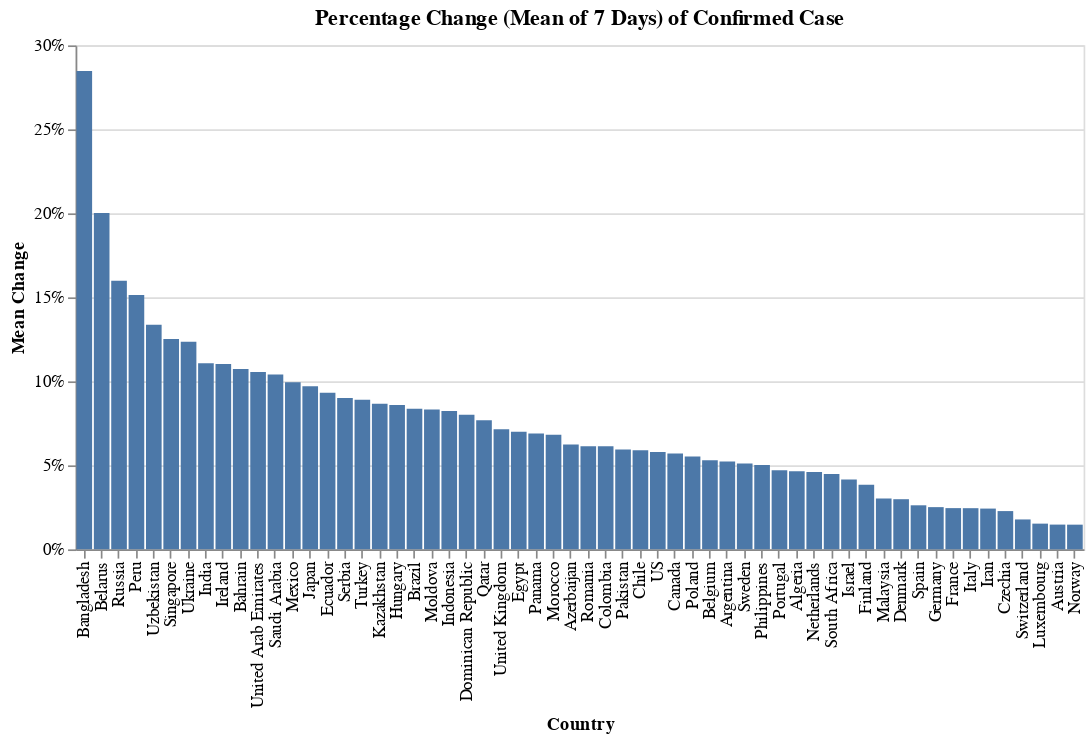

This figure's notebook cell:
### Code cell
#hide_input
def df_summary(_df):
  _summary = _df.groupby(['Date', 'Country']).sum().unstack().xs('Cases', axis=1).tail(2).reset_index(drop=True).transpose()
  _summary['New'] = _summary.diff(axis=1)[1]
  _summary['Change'] = _summary.pct_change(axis=1)[1]
  _df_pct_chg = _df.groupby(['Date', 'Country']).sum().unstack().xs('Cases', axis=1).pct_change().rolling(window=7).mean()[-1:] \
                        .reset_index(drop=True).transpose().sort_values(by=0,ascending=False).rename(columns={0: 'Change_Mean_7D'})
  #df_confirmed_pct_mean_latest = df_confirmed_pct_mean
  _summary = pd.merge(_summary, _df_pct_chg, on = 'Country')
  _summary['Trending'] = _summary['Change'] - _summary['Change_Mean_7D']
  _summary = _summary.drop(columns=0).rename(columns={1: 'Total'}).sort_values(by=['Total', 'New', 'Trending'], ascending=False)
  return _summary

df_summary_confirmed = df_summary(df_confirmed)
df_confirmed_major = df_summary_confirmed[(df_summary_confirmed['New'] > 50) & (df_summary_confirmed['Total'] > 1000)].reset_index()

alt.Chart(df_confirmed_major).mark_bar().encode(
    alt.X('Country:N', sort='-y'),
    alt.Y('Change_Mean_7D:Q', axis=alt.Axis(format='%'), title='Mean Change'),
    tooltip=list(df_confirmed_major)
).properties(
    width=600,
    title='Percentage Change (Mean of 7 Days) of Confirmed Case'
)

### Figure 1 — Vega-Lite specification as saved in the notebook (floating-point values rounded to 4 significant figures)
{"config": {"view": {"continuousWidth": 400, "continuousHeight": 300}}, "data": {"name": "data-ab3d7da057674f5ebaf952f16920ed20"}, "mark": "bar", "encoding": {"tooltip": [{"type": "nominal", "field": "Country"}, {"type": "quantitative", "field": "Total"}, {"type": "quantitative", "field": "New"}, {"type": "quantitative", "field": "Change"}, {"type": "quantitative", "field": "Change_Mean_7D"}, {"type": "quantitative", "field": "Trending"}], "x": {"type": "nominal", "field": "Country", "sort": "-y"}, "y": {"type": "quantitative", "axis": {"format": "%"}, "field": "Change_Mean_7D", "title": "Mean Change"}}, "title": "Percentage Change (Mean of 7 Days) of Confirmed Case", "width": 600, "$schema": "https://vega.github.io/schema/vega-lite/v4.8.1.json", "datasets": {"data-ab3d7da057674f5ebaf952f16920ed20": [{"Country": "US", "Total": 636350, "New": 28680.0, "Change": 0.0472, "Change_Mean_7D": 0.058, "Trending": -0.0108}, {"Country": "Spain", "Total": 177644, "New": 5103.0, "Change": 0.02958, "Change_Mean_7D": 0.02623, "Trending": 0.003347}, {"Country": "Italy", "Total": 165155, "New": 2667.0, "Change": 0.01641, "Change_Mean_7D": 0.02451, "Trending": -0.008094}, {"Country": "Germany", "Total": 134753, "New": 3394.0, "Change": 0.02584, "Change_Mean_7D": 0.02514, "Trending": 0.0007023}, {"Country": "France", "Total": 134582, "New": 3221.0, "Change": 0.02452, "Change_Mean_7D": 0.02455, "Trending": -2.804e-05}, {"Country": "United Kingdom", "Total": 99483, "New": 4638.0, "Change": 0.0489, "Change_Mean_7D": 0.0715, "Trending": -0.0226}, {"Country": "Iran", "Total": 76389, "New": 1512.0, "Change": 0.02019, "Change_Mean_7D": 0.02427, "Trending": -0.004079}, {"Country": "Turkey", "Total": 69392, "New": 4281.0, "Change": 0.06575, "Change_Mean_7D": 0.08908, "Trending": -0.02333}, {"Country": "Belgium", "Total": 33573, "New": 2454.0, "Change": 0.07886, "Change_Mean_7D": 0.0531, "Trending": 0.02576}, {"Country": "Brazil", "Total": 28320, "New": 3058.0, "Change": 0.1211, "Change_Mean_7D": 0.08364, "Trending": 0.03741}, {"Country": "Netherlands", "Total": 28316, "New": 736.0, "Change": 0.02669, "Change_Mean_7D": 0.04598, "Trending": -0.0193}, {"Country": "Canada", "Total": 28208, "New": 1174.0, "Change": 0.04343, "Change_Mean_7D": 0.05703, "Trending": -0.0136}, {"Country": "Switzerland", "Total": 26336, "New": 400.0, "Change": 0.01542, "Change_Mean_7D": 0.01781, "Trending": -0.002383}, {"Country": "Russia", "Total": 24490, "New": 3388.0, "Change": 0.1606, "Change_Mean_7D": 0.1599, "Trending": 0.0006313}, {"Country": "Portugal", "Total": 18091, "New": 643.0, "Change": 0.03685, "Change_Mean_7D": 0.04708, "Trending": -0.01023}, {"Country": "Austria", "Total": 14336, "New": 110.0, "Change": 0.007732, "Change_Mean_7D": 0.01474, "Trending": -0.00701}, {"Country": "Ireland", "Total": 12547, "New": 1068.0, "Change": 0.09304, "Change_Mean_7D": 0.1103, "Trending": -0.01722}, {"Country": "Israel", "Total": 12501, "New": 455.0, "Change": 0.03777, "Change_Mean_7D": 0.04154, "Trending": -0.003766}, {"Country": "India", "Total": 12322, "New": 835.0, "Change": 0.07269, "Change_Mean_7D": 0.1107, "Trending": -0.03806}, {"Country": "Sweden", "Total": 11927, "New": 482.0, "Change": 0.04211, "Change_Mean_7D": 0.05114, "Trending": -0.009023}, {"Country": "Peru", "Total": 11475, "New": 1172.0, "Change": 0.1138, "Change_Mean_7D": 0.1514, "Trending": -0.03764}, {"Country": "Chile", "Total": 8273, "New": 356.0, "Change": 0.04497, "Change_Mean_7D": 0.05893, "Trending": -0.01397}, {"Country": "Japan", "Total": 8100, "New": 455.0, "Change": 0.05952, "Change_Mean_7D": 0.09712, "Trending": -0.03761}, {"Country": "Ecuador", "Total": 7858, "New": 255.0, "Change": 0.03354, "Change_Mean_7D": 0.09315, "Trending": -0.05961}, {"Country": "Poland", "Total": 7582, "New": 380.0, "Change": 0.05276, "Change_Mean_7D": 0.05528, "Trending": -0.002521}, {"Country": "Romania", "Total": 7216, "New": 337.0, "Change": 0.04899, "Change_Mean_7D": 0.06142, "Trending": -0.01243}, {"Country": "Denmark", "Total": 6876, "New": 170.0, "Change": 0.02535, "Change_Mean_7D": 0.02985, "Trending": -0.004502}, {"Country": "Norway", "Total": 6740, "New": 117.0, "Change": 0.01767, "Change_Mean_7D": 0.0147, "Trending": 0.002963}, {"Country": "Pakistan", "Total": 6383, "New": 546.0, "Change": 0.09354, "Change_Mean_7D": 0.05948, "Trending": 0.03406}, {"Country": "Czechia", "Total": 6216, "New": 105.0, "Change": 0.01718, "Change_Mean_7D": 0.02278, "Trending": -0.0056}, {"Country": "Saudi Arabia", "Total": 5862, "New": 493.0, "Change": 0.09182, "Change_Mean_7D": 0.1041, "Trending": -0.01226}, {"Country": "Philippines", "Total": 5453, "New": 230.0, "Change": 0.04404, "Change_Mean_7D": 0.05026, "Trending": -0.00622}, {"Country": "Mexico", "Total": 5399, "New": 385.0, "Change": 0.07679, "Change_Mean_7D": 0.09941, "Trending": -0.02263}, {"Country": "United Arab Emirates", "Total": 5365, "New": 432.0, "Change": 0.08757, "Change_Mean_7D": 0.1056, "Trending": -0.01799}, {"Country": "Indonesia", "Total": 5136, "New": 297.0, "Change": 0.06138, "Change_Mean_7D": 0.0823, "Trending": -0.02092}, {"Country": "Malaysia", "Total": 5072, "New": 85.0, "Change": 0.01704, "Change_Mean_7D": 0.0302, "Trending": -0.01316}, {"Country": "Serbia", "Total": 4873, "New": 408.0, "Change": 0.09138, "Change_Mean_7D": 0.09007, "Trending": 0.001306}, {"Country": "Ukraine", "Total": 3764, "New": 392.0, "Change": 0.1163, "Change_Mean_7D": 0.1235, "Trending": -0.007282}, {"Country": "Belarus", "Total": 3728, "New": 447.0, "Change": 0.1362, "Change_Mean_7D": 0.2002, "Trending": -0.06397}, {"Country": "Qatar", "Total": 3711, "New": 283.0, "Change": 0.08256, "Change_Mean_7D": 0.07692, "Trending": 0.005631}, {"Country": "Singapore", "Total": 3699, "New": 447.0, "Change": 0.1375, "Change_Mean_7D": 0.1253, "Trending": 0.01219}, {"Country": "Dominican Republic", "Total": 3614, "New": 328.0, "Change": 0.09982, "Change_Mean_7D": 0.08019, "Trending": 0.01962}, {"Country": "Panama", "Total": 3574, "New": 102.0, "Change": 0.02938, "Change_Mean_7D": 0.06895, "Trending": -0.03957}, {"Country": "Luxembourg", "Total": 3373, "New": 66.0, "Change": 0.01996, "Change_Mean_7D": 0.01531, "Trending": 0.004646}, {"Country": "Finland", "Total": 3237, "New": 76.0, "Change": 0.02404, "Change_Mean_7D": 0.03846, "Trending": -0.01442}, {"Country": "Colombia", "Total": 3105, "New": 126.0, "Change": 0.0423, "Change_Mean_7D": 0.0613, "Trending": -0.019}, {"Country": "South Africa", "Total": 2506, "New": 91.0, "Change": 0.03768, "Change_Mean_7D": 0.04487, "Trending": -0.007187}, {"Country": "Egypt", "Total": 2505, "New": 155.0, "Change": 0.06596, "Change_Mean_7D": 0.07005, "Trending": -0.004096}, {"Country": "Argentina", "Total": 2443, "New": 166.0, "Change": 0.0729, "Change_Mean_7D": 0.05235, "Trending": 0.02055}, {"Country": "Algeria", "Total": 2160, "New": 90.0, "Change": 0.04348, "Change_Mean_7D": 0.04648, "Trending": -0.002998}, {"Country": "Moldova", "Total": 2049, "New": 115.0, "Change": 0.05946, "Change_Mean_7D": 0.08328, "Trending": -0.02382}, {"Country": "Morocco", "Total": 2024, "New": 136.0, "Change": 0.07203, "Change_Mean_7D": 0.06827, "Trending": 0.00376}, {"Country": "Bahrain", "Total": 1671, "New": 143.0, "Change": 0.09359, "Change_Mean_7D": 0.1074, "Trending": -0.01378}, {"Country": "Hungary", "Total": 1579, "New": 67.0, "Change": 0.04431, "Change_Mean_7D": 0.08598, "Trending": -0.04166}, {"Country": "Uzbekistan", "Total": 1302, "New": 137.0, "Change": 0.1176, "Change_Mean_7D": 0.1337, "Trending": -0.01607}, {"Country": "Kazakhstan", "Total": 1295, "New": 63.0, "Change": 0.05114, "Change_Mean_7D": 0.08661, "Trending": -0.03547}, {"Country": "Azerbaijan", "Total": 1253, "New": 56.0, "Change": 0.04678, "Change_Mean_7D": 0.06245, "Trending": -0.01566}, {"Country": "Bangladesh", "Total": 1231, "New": 219.0, "Change": 0.2164, "Change_Mean_7D": 0.2848, "Trending": -0.06839}]}}
